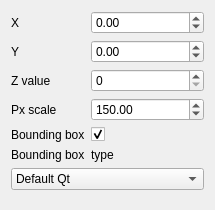
<?xml version="1.0" encoding="UTF-8"?>
<ui version="4.0">
 <class>ImageControl</class>
 <widget class="QWidget" name="ImageControl">
  <property name="geometry">
   <rect>
    <x>0</x>
    <y>0</y>
    <width>215</width>
    <height>210</height>
   </rect>
  </property>
  <property name="sizePolicy">
   <sizepolicy hsizetype="Fixed" vsizetype="Fixed">
    <horstretch>0</horstretch>
    <verstretch>0</verstretch>
   </sizepolicy>
  </property>
  <property name="minimumSize">
   <size>
    <width>202</width>
    <height>163</height>
   </size>
  </property>
  <property name="maximumSize">
   <size>
    <width>10000</width>
    <height>10000</height>
   </size>
  </property>
  <property name="windowTitle">
   <string>Form</string>
  </property>
  <layout class="QFormLayout" name="formLayout">
   <item row="2" column="0">
    <widget class="QLabel" name="label">
     <property name="text">
      <string>Z value</string>
     </property>
    </widget>
   </item>
   <item row="2" column="1">
    <widget class="QSpinBox" name="z_value"/>
   </item>
   <item row="0" column="0">
    <widget class="QLabel" name="label_2">
     <property name="text">
      <string>X</string>
     </property>
    </widget>
   </item>
   <item row="1" column="0">
    <widget class="QLabel" name="label_3">
     <property name="text">
      <string>Y</string>
     </property>
    </widget>
   </item>
   <item row="3" column="1">
    <widget class="QDoubleSpinBox" name="px_scale_value">
     <property name="minimum">
      <double>100.000000000000000</double>
     </property>
     <property name="maximum">
      <double>200.000000000000000</double>
     </property>
     <property name="singleStep">
      <double>0.050000000000000</double>
     </property>
     <property name="value">
      <double>150.000000000000000</double>
     </property>
    </widget>
   </item>
   <item row="3" column="0">
    <widget class="QLabel" name="label_4">
     <property name="text">
      <string>Px scale</string>
     </property>
    </widget>
   </item>
   <item row="1" column="1">
    <widget class="QDoubleSpinBox" name="y_value">
     <property name="minimum">
      <double>-5.000000000000000</double>
     </property>
     <property name="maximum">
      <double>5.000000000000000</double>
     </property>
     <property name="singleStep">
      <double>0.100000000000000</double>
     </property>
    </widget>
   </item>
   <item row="0" column="1">
    <widget class="QDoubleSpinBox" name="x_value">
     <property name="minimum">
      <double>-5.000000000000000</double>
     </property>
     <property name="maximum">
      <double>5.000000000000000</double>
     </property>
     <property name="singleStep">
      <double>0.100000000000000</double>
     </property>
    </widget>
   </item>
   <item row="4" column="1">
    <widget class="QCheckBox" name="bounding_box">
     <property name="text">
      <string/>
     </property>
     <property name="checked">
      <bool>true</bool>
     </property>
    </widget>
   </item>
   <item row="4" column="0">
    <widget class="QLabel" name="label_5">
     <property name="text">
      <string>Bounding box</string>
     </property>
    </widget>
   </item>
   <item row="5" column="0" colspan="2">
    <widget class="QLabel" name="label_6">
     <property name="text">
      <string>Bounding box  type</string>
     </property>
    </widget>
   </item>
   <item row="6" column="0" colspan="2">
    <widget class="QComboBox" name="comboBox">
     <item>
      <property name="text">
       <string>Default Qt</string>
      </property>
     </item>
     <item>
      <property name="text">
       <string>Custom impl</string>
      </property>
     </item>
    </widget>
   </item>
  </layout>
 </widget>
 <resources/>
 <connections/>
</ui>
